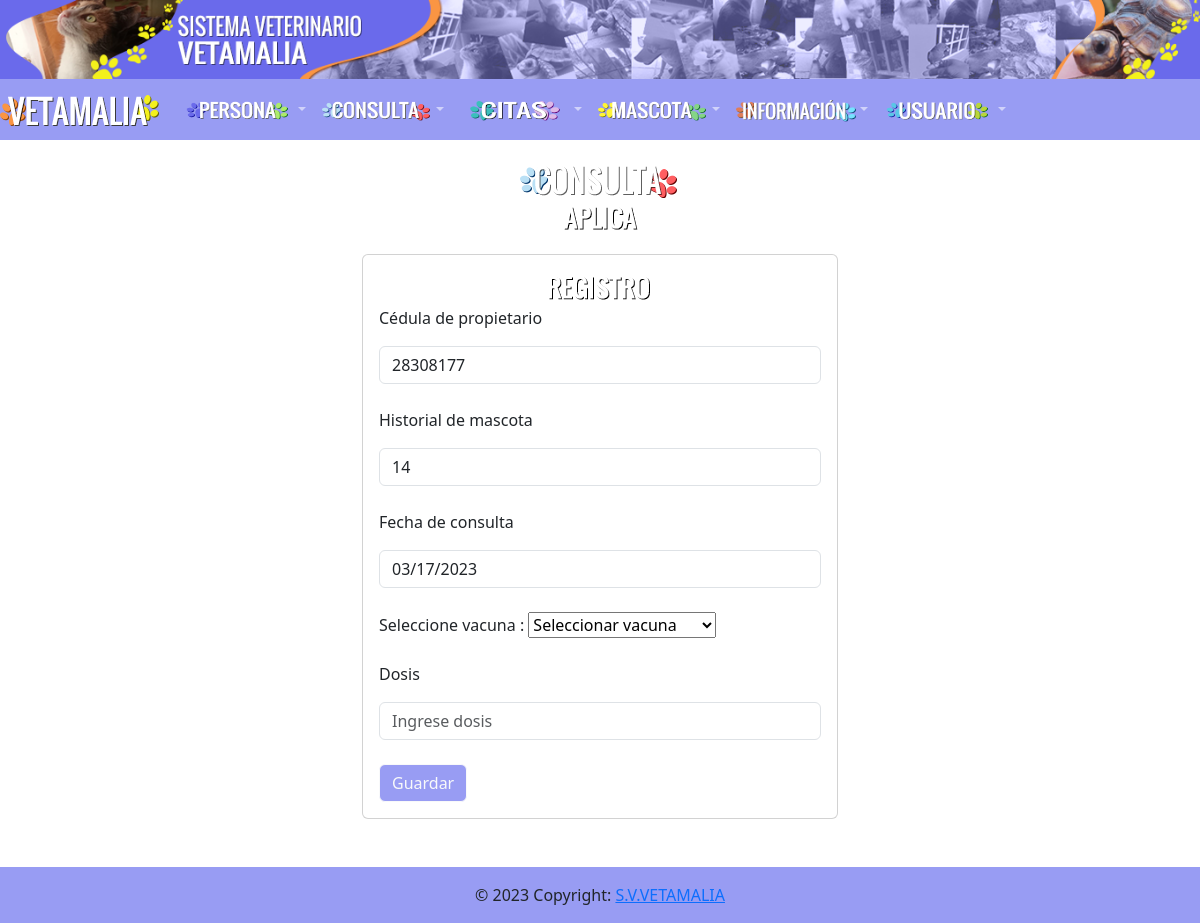
The app's page /aplicar/registrar.php?id=14&fecha=2023-03-17&cedula=28308177 with its own data.
### tables this page shows
CREATE TABLE `consulta` (
  `cedula_propietario` int(15) NOT NULL,
  `historial` int(50) NOT NULL,
  `cedula_medico` int(15) NOT NULL,
  `fecha_consulta` date NOT NULL,
  `motivo` text NOT NULL,
  `rxm` varchar(50) NOT NULL,
  `pxm` varchar(50) NOT NULL,
  `temperatura` varchar(50) NOT NULL
);

### aplicar/registrar.php (the view, shortened to what this page needs)
<?php include("../database/db.php");
if (isset($_GET['id']))
{
    $historial='';
    $id = $_GET['id'];
    $cedula_propietario = $_GET['cedula'];
    $fecha_consulta = $_GET['fecha'];
    $query = "SELECT * FROM consulta WHERE historial = '$id' and cedula_propietario = '$cedula_propietario' and fecha_consulta = '$fecha_consulta'";
    $result = mysqli_query($conn, $query);
    if (mysqli_num_rows($result) == 1) {
        $row = mysqli_fetch_array($result);
        $cedula_propietario= $row['cedula_propietario'];
        $historial = $row['historial'];
        $fecha_consulta = $row['fecha_consulta'];
    }
?>
<?php include("../include/headers.php")?>
<div class="container p-4">
<img src="../img/Consulta.png" class="rounded mx-auto d-block" width="160" height="35"></a>
<img src="../img/Aplica.png" class="rounded mx-auto d-block" width="160" height="35"></a>
    <div class="row">
        <div class="d-grid gap-2 col-6 mx-auto" style="width: 500px; margin-top: 20px !important; margin-bottom: 80px;">
            <div class="card card-body">
                <img src="../img/Registro.png" class="rounded mx-auto d-block" width="160" height="35"></a>
                <form action="save.php" method="POST">
                    <div class="form-group">
                        <p class="h7">Cédula de propietario</p>
                        <input type="number" name="cedula_propietario" class="form-control"required  value="<?php echo $cedula_propietario; ?>" placeholder="Ingrese cédula de propietario"  onkeypress="return valideKey(event);" readonly>
                    </div><br>
                    <div class="form-group">
                        <p class="h7">Historial de mascota</p>
                        <input type="text" name="historial" class="form-control" required  value="<?php echo $historial; ?>" placeholder="Ingrese historial" onkeypress="return valideKey(event);"onblur="limpia()" readonly>
                    </div><br>
                    <div class="form-group">
                        <p class="h7">Fecha de consulta</p>
                        <input type="date" name="fecha_consulta" class="form-control me-2" required value="<?php echo $fecha_consulta; ?>"  placeholder="Ingrese fecha de consulta" readonly>
                    </div><br>
                    <div class="form-group">
                        <div>Seleccione vacuna : <select name="cod_vacuna" id="cod_vacuna">
                            <option value="0">Seleccionar vacuna</option>
                        </select></div>
                    </div><br>
                    <div class="form-group">
                        <p class="h7">Dosis</p>
                        <input type="text" name="dosis" class="form-control me-2" required  placeholder="Ingrese dosis">
                    </div><br>
                    <input type="submit" name="save" value="Guardar" class="btn btn-outline-light" type="button" style="background-color: #989cf3"></button>
                </form>
            </div>
        </div>
    </div>
</div>
<?php include("../include/footer.php");
}
?>

### records on screen
consulta: cedula_propietario "28308177", historial "14", fecha_consulta "03/17/2023"
